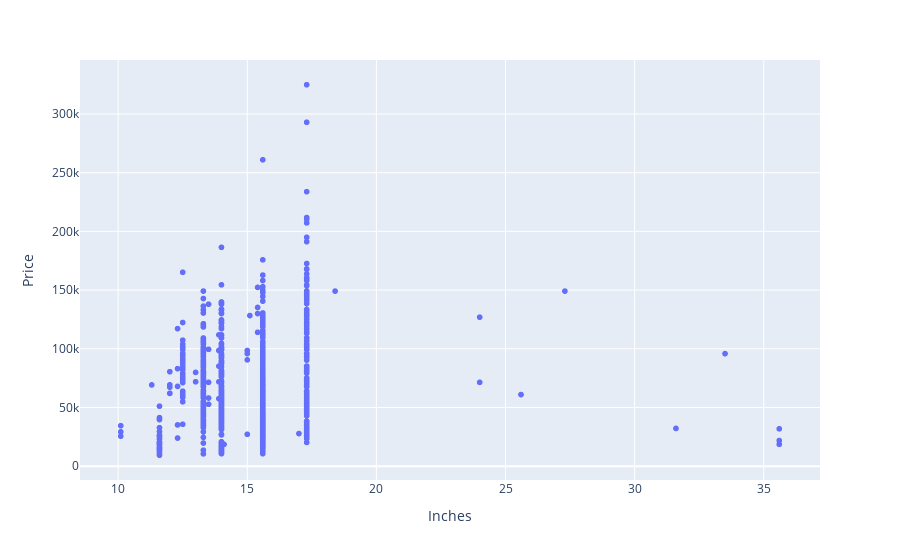

The cell this chart's notebook holds for it:
### Code cell
px.scatter(data,x=data['Inches'],y=data['Price'])

### Figure 1 — Plotly figure (JSON) as saved in the notebook; plotly's stock layout.template omitted (floating-point values rounded to 4 significant figures; data arrays with more than 128 entries replaced by an {"elided": "..."} marker saying what was removed)
{"data": [{"hovertemplate": "Inches=%{x}<br>Price=%{y}<extra></extra>", "legendgroup": "", "marker": {"color": "#636efa", "symbol": "circle"}, "mode": "markers", "name": "", "showlegend": false, "type": "scattergl", "x": {"elided": "1244 float values"}, "xaxis": "x", "y": {"elided": "1244 float values"}, "yaxis": "y"}], "layout": {"legend": {"tracegroupgap": 0}, "margin": {"t": 60}, "xaxis": {"anchor": "y", "domain": [0, 1], "title": {"text": "Inches"}}, "yaxis": {"anchor": "x", "domain": [0, 1], "title": {"text": "Price"}}}}
